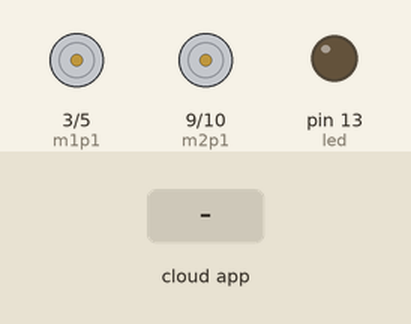
A sketch run on a simulated Arduino Uno, built with avr-gcc and run on an emulated ATmega328P. Shown: motor-driver pin pairs drawn as motors (green arrow = first pin HIGH = forward, orange = second pin HIGH = backward, longer = more drive), output pins drawn as LEDs (lit = HIGH). The inputs (shaded band) are chosen by the test bench. The ROS host is connected and sends only what is stated.

Above: at 1.2 s.
1.3 s: the phone or cloud app sets motor_vel1 to 0
At 2.5 s:
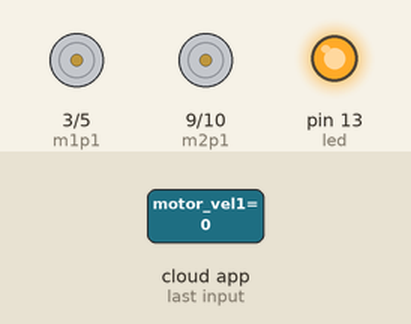
2.8 s: the phone or cloud app sets motor_vel2 to 45
At 4.0 s:
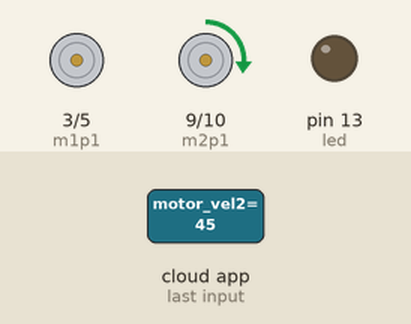
4.3 s: the phone or cloud app sets motor_vel1 to 45
At 5.1 s:
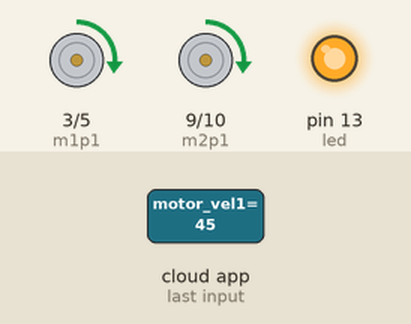
5.8 s: the phone or cloud app sets motor_vel2 to 0
At 6.5 s:
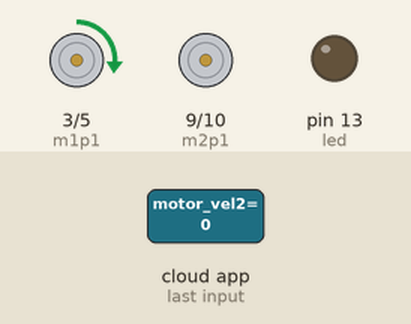
7.3 s: the phone or cloud app sets motor_vel1 to 90
At 7.6 s:
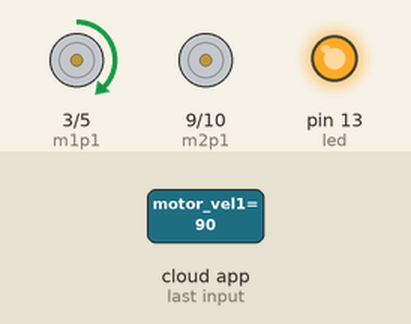
8.8 s: the phone or cloud app sets motor_vel2 to 90
At 9.8 s:
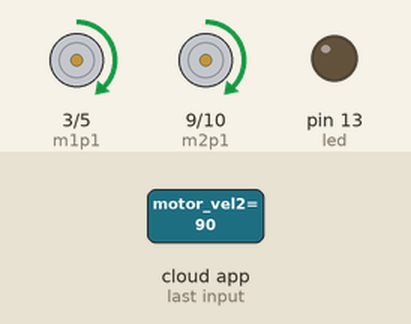
Timing chart, 0 to 11.3 s (numbered marks = the images above; inputs shaded):
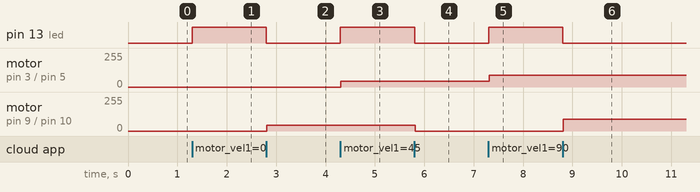

Measured:
- after the input at 1.3 s, pin 13 (led): LOW → HIGH at once
- after the input at 2.8 s, pin 13 (led): HIGH → LOW at once; motor on pin 9 (m2p1) / pin 10 (m2p2): stopped → forward 45/255 at once
- after the input at 4.3 s, pin 13 (led): LOW → HIGH at once; motor on pin 3 (m1p1) / pin 5 (m1p2): stopped → forward 45/255 at once
- after the input at 5.8 s, pin 13 (led): HIGH → LOW at once; motor on pin 9 (m2p1) / pin 10 (m2p2): forward 45/255 → stopped at once
- after the input at 7.3 s, pin 13 (led): LOW → HIGH at once; motor on pin 3 (m1p1) / pin 5 (m1p2): forward 45/255 → forward 90/255 at once
- after the input at 8.8 s, pin 13 (led): HIGH → LOW at once; motor on pin 9 (m2p1) / pin 10 (m2p2): stopped → forward 90/255 at once

The sketch:

motor_vel.ino
```cpp
/*
 * rosserial::std_msgs::Int16 Test
 * Receives a Int16 input
 */

#include <ros.h>
#include <std_msgs/Int16.h>


ros::NodeHandle nh;

//variable for storing motor velocities
int m11,m12,m21,m22;

//pins to which motor is to be connected
int m1p1=3,m1p2=5,m2p1=9,m2p2=10;

/*messageCb1 is callback function for motor1
* messageCb2 is callback function for motor2*/
void messageCb1( const std_msgs::Int16& msg){
  int x;
  x = msg.data;
  unpack1(x);
  digitalWrite(13, HIGH-digitalRead(13));   // blink the led
}
void messageCb2( const std_msgs::Int16& msg){
  int y;
  y = msg.data;
  unpack2(y);
  digitalWrite(13, HIGH-digitalRead(13));   // blink the led
}

std_msgs::Int16 test;
ros::Subscriber<std_msgs::Int16> m1("motor_vel1", &messageCb1);
ros::Subscriber<std_msgs::Int16> m2("motor_vel2", &messageCb2);
ros::Publisher p("my_topic", &test);

/*since the velocities of motor are 8-bit data
* the values of signal on pin1 and pin2 are packed
* into 16-bit data, so there is individual unpacking
* for both the motor_vel*/

void unpack1(int x){
  if(x<0){
    m11=0;
    m12=x;
  }
  else{
    m11=x;
    m12=0;
  }
}
void unpack2(int y){
  if(y<0){
    m21=0;
    m22=255-y;
  }
  else{
    m21=y;
    m22=0;
  }
}
void setup()
{
  pinMode(13, OUTPUT);
  nh.initNode();
  nh.advertise(p);
  nh.subscribe(m1);
  nh.subscribe(m2);
  digitalWrite(4,LOW);
  pinMode(m1p1,OUTPUT);
  pinMode(m1p2,OUTPUT);
  pinMode(m2p1,OUTPUT);
  pinMode(m2p2,OUTPUT);

}

void loop(){
  analogWrite(m1p1,m11);
  analogWrite(m1p2,m12);
  analogWrite(m2p1,m21);
  analogWrite(m2p2,m22);
  test.data=m11+m12+m21+m22;
  p.publish( &test );
  nh.spinOnce();
  delay(10);
}
```
